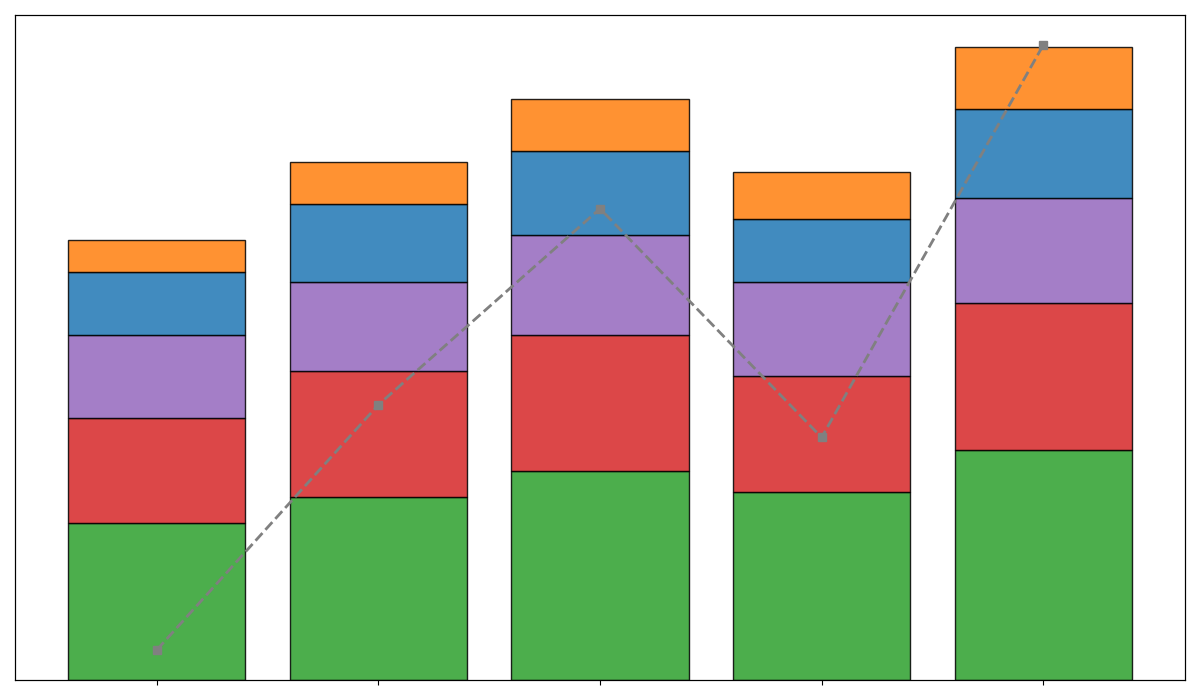

Reproduce this figure in Python.
import matplotlib.pyplot as plt
import numpy as np

# Define years
years = np.array([2017, 2018, 2019, 2020, 2021])

# Activities in the park (Number of participants)
running = np.array([150, 175, 200, 180, 220])
cycling = np.array([100, 120, 130, 110, 140])
picnicking = np.array([80, 85, 95, 90, 100])
swimming = np.array([60, 75, 80, 60, 85])
yoga = np.array([30, 40, 50, 45, 60])

# Calculate total participation per year
total_participation = running + cycling + picnicking + swimming + yoga

# Create figure and axis
fig, ax1 = plt.subplots(figsize=(12, 7))

# Plot stacked bar chart
activities = [running, cycling, picnicking, swimming, yoga]
colors = ['#2ca02c', '#d62728', '#9467bd', '#1f77b4', '#ff7f0e']

bottom = np.zeros(len(years))

for activity, color in zip(activities, colors):
    ax1.bar(years, activity, bottom=bottom, color=color, alpha=0.85, edgecolor='black')
    bottom += activity

# Create a secondary axis for total participation line plot
ax2 = ax1.twinx()
ax2.plot(years, total_participation, color='grey', marker='s', linestyle='--', linewidth=2)

# Customize ticks
ax1.set_xticks(years)
ax1.set_xticklabels([])  # Remove group labels
ax1.set_yticks([])       # Remove axis labels

# Remove secondary y-axis labels
ax2.set_yticks([])

# Remove tight layout adjustment for space conservation
plt.tight_layout(rect=[0, 0, 1, 1])

# Show plot
plt.show()
